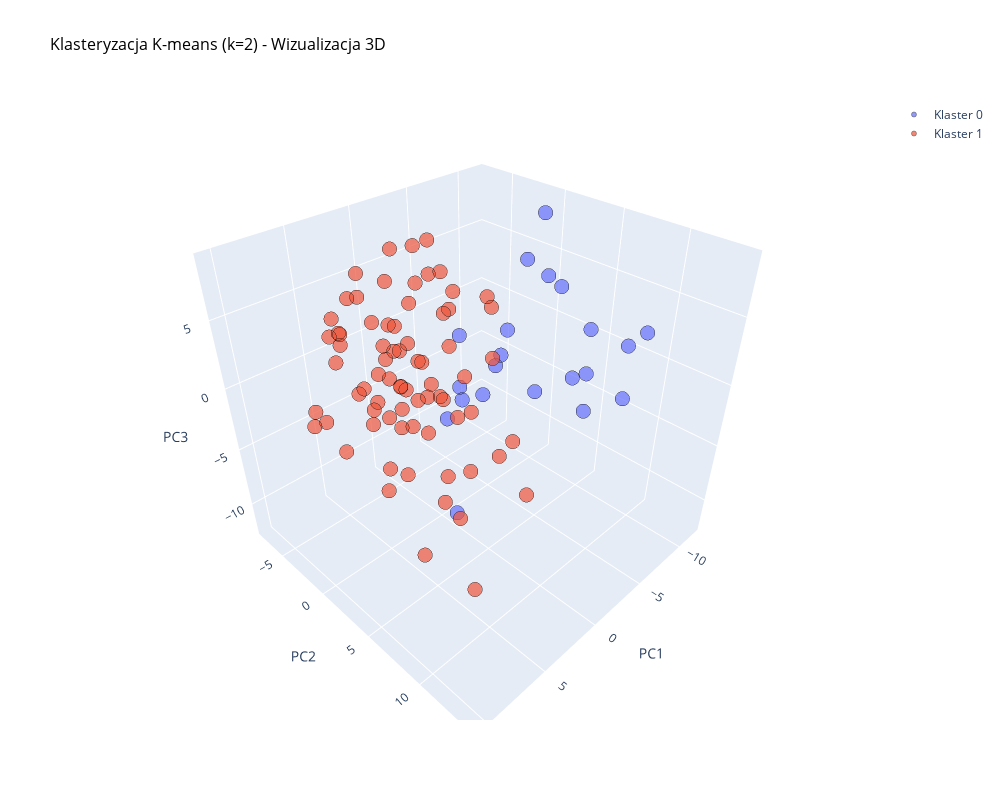

The notebook cell this image was saved under:
### Code cell
# wizualizacja klastrów w przestrzeni PCA (3D)
# użyjemy wcześniej obliczonych embeddingi_pca
if 'embeddingi_pca' in locals():
    fig = go.Figure()
    
    for cluster_id in sorted(unique):
        mask = df['klaster'] == cluster_id
        fig.add_trace(go.Scatter3d(
            x=embeddingi_pca[mask.values, 0],
            y=embeddingi_pca[mask.values, 1],
            z=embeddingi_pca[mask.values, 2],
            mode='markers',
            name=f'Klaster {cluster_id}',
            marker=dict(
                size=5,
                opacity=0.7,
                line=dict(width=0.5, color='black')
            )
        ))
    
    fig.update_layout(
        title=dict(
            text=f'Klasteryzacja K-means (k={optimal_k}) - Wizualizacja 3D',
            font=dict(size=16, color='black')
        ),
        scene=dict(
            xaxis_title='PC1',
            yaxis_title='PC2',
            zaxis_title='PC3',
            bgcolor='white'
        ),
        width=1000,
        height=800
    )
    
    fig.show()
else:
    print("Uwaga: embeddingi_pca nie są dostępne - pomijam wizualizację 3D")

### Figure 1 — Plotly figure (JSON) as saved in the notebook; plotly's stock layout.template omitted (floating-point values rounded to 4 significant figures)
{"data": [{"marker": {"line": {"color": "black", "width": 0.5}, "opacity": 0.7, "size": 5}, "mode": "markers", "name": "Klaster 0", "type": "scatter3d", "x": [-5.469, -10.28, -9.03, -1.992, -7.196, -4.884, -4.029, -8.363, -10.58, -9.976, -9.95, -10.75, -10.23, -6.298, -10.17, 0.1543, -5.172, -6.906, -9.619, -11.81, -5.925], "y": [0.2126, 8.123, -0.2148, -1.302, -0.2845, -2.987, -1.833, 1.604, 9.183, 5.021, 3.825, 4.516, -3.723, -1.884, 4.949, 1.856, -3.243, 4.634, 0.6955, 7.091, 4.302], "z": [-1.783, -3.193, 5.226, -5.541, 0.2696, -4.877, -5.081, -4.766, 2.456, -2.355, -3.241, 0.805, -4.601, -5.719, -5.807, -11.43, -0.5592, 5.518, 8.675, 0.07595, 6.493]}, {"marker": {"line": {"color": "black", "width": 0.5}, "opacity": 0.7, "size": 5}, "mode": "markers", "name": "Klaster 1", "type": "scatter3d", "x": [2.214, -0.9819, 1.777, 1.093, -4.178, 2.973, 1.182, 0.8759, -0.3609, 5.055, -2.535, 3.281, 9.517, -1.644, 3.624, -1.103, 2.666, 3.483, 5.982, -1.566, -1.525, 3.205, 2.485, 2.67, 5.915, 3.118, -0.1431, 9.276, -0.294, 10.24, 4.682, 5.353, 2.179, 0.6467, 2.609, 2.149, 3.771, 4.036, 10.36, 1.93, 7.794, -2.29, 1.02, -0.06836, -1.085, 1.895, 0.487, 1.555, 4.043, 4.214, 7.413, -1.469, -4.05, 0.4736, 5.218, 2.566, 2.992, 3.223, 6.393, 4.4, -1.057, -1.172, 6.383, -2.199, -1.449, 0.6913, 4.201, 6.511, -0.677, -1.506, 0.4032, 1.809, -2.2], "y": [-6.343, -1.771, -2.189, -6.778, 0.5743, 5.145, -2.628, -6.948, -2.984, -3.326, -3.403, 1.871, 2.778, -3.754, -6.896, -2.482, 3.279, -1.808, 0.6457, -3.383, -1.054, -6.35, 1.868, -0.583, 4.489, 6.392, -4.433, 8.001, 4.868, 10.2, 12.31, 6.775, -1.42, 2.002, -1.516, 5.486, 9.387, -5.803, 14.09, 8.727, 10.38, -2.015, -2.569, -5.819, -6.748, -5.898, -2.808, -4.703, -1.862, -4.74, 1.553, 0.1674, -3.68, -5.042, 2.697, -3.43, -2.47, -1.236, -5.374, -7.495, 0.1853, -4.382, -1.998, -4.571, 1.17, -3.157, -0.4097, -5.605, -0.3659, 3.562, -1.364, -2.554, -3.002], "z": [3.995, -2.238, 1.473, 3.547, 4.319, 0.4202, 8.342, 5.188, 3.935, 3.584, 5.185, 0.2309, 0.1134, 4.705, 1.386, -7.004, 0.8976, 0.5886, -0.8937, -1.364, 6.458, 1.737, 0.09058, -0.2047, 0.9329, -2.999, 1.717, 1.374, 3.061, -2.277, -0.2126, -1.838, -4.231, 3.112, 7.021, 0.5686, 0.2799, -0.02729, -1.731, -0.03513, -1.158, -4.311, 1.009, -0.4056, -4.106, -3.214, -2.505, 2.557, -2.006, 1.865, 2.528, 5.513, 1.541, -6.092, 2.576, -2.859, -10.19, 1.867, -2.761, -5.758, 4.403, -0.05949, 5.695, -2.068, -0.4849, -4.256, -6.163, -4.06, -12.34, 5.615, 8.71, 3.306, 7.833]}], "layout": {"height": 800, "scene": {"bgcolor": "white", "xaxis": {"title": {"text": "PC1"}}, "yaxis": {"title": {"text": "PC2"}}, "zaxis": {"title": {"text": "PC3"}}}, "title": {"font": {"color": "black", "size": 16}, "text": "Klasteryzacja K-means (k=2) - Wizualizacja 3D"}, "width": 1000}}
